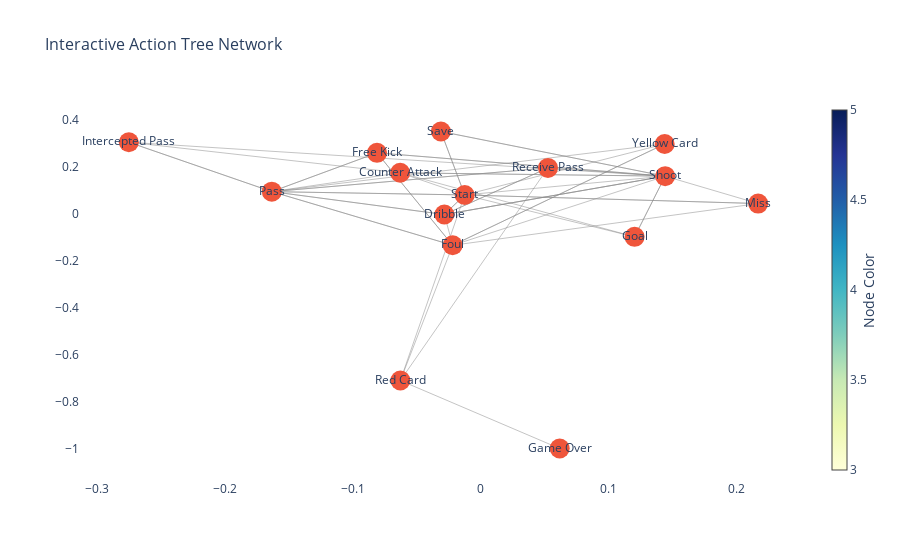

This figure's notebook cell:
### Code cell
# Define Action Classes
class Action:
    def __init__(self, action, description):
        self.action = action
        self.description = description
        self.next_actions = []

    def add_next_action(self, next_action):
        self.next_actions.append(next_action)

    def __str__(self):
        return f"{self.action}: {self.description}"


class Shot:
    class OnTarget:
        def __init__(self):
            self.goal = Action(
                "Goal scored", "A goal is scored, either by a foot or head or set-piece."
            )
            self.save = Action(
                "Goalkeeper save", "The goalkeeper saves the shot, resulting in a new action."
            )

        def add_goal_actions(self):
            self.goal.add_next_action("kickoff")
            self.goal.add_next_action("opposition_possession")
        
        def add_save_actions(self):
            self.save.add_next_action("out_of_bounds")
            self.save.add_next_action("free_kick")
            self.save.add_next_action("goal_kick")
            self.save.add_next_action("opposition_possession")

    class OffTarget:
        def __init__(self):
            self.out = Action("Ball goes out of bounds", "Ball crosses sideline or goal line.")
            self.blocked = Action("Ball blocked", "The ball is blocked but play continues.")
            self.woodwork = Action("Hits the woodwork", "Ball hits the post or crossbar.")

        def add_out_actions(self):
            self.out.add_next_action("out_of_bounds")

        def add_blocked_actions(self):
            self.blocked.add_next_action("play_continues")
            self.blocked.add_next_action("free_kick")

        def add_woodwork_actions(self):
            self.woodwork.add_next_action("goal_kick")
            self.woodwork.add_next_action("play_continues")


class Pass:
    class Success:
        def __init__(self):
            self.live_ball = Action("Pass completed", "Ball remains in play after successful pass.")
            self.dead_ball = Action("Pass out of play", "The pass goes out of bounds.")

        def add_live_ball_actions(self):
            self.live_ball.add_next_action("play_continues")
            self.live_ball.add_next_action("possession_change")
            self.live_ball.add_next_action("shot")
            self.live_ball.add_next_action("goal")

        def add_dead_ball_actions(self):
            self.dead_ball.add_next_action("set_piece")

    class Fail:
        def __init__(self):
            self.handball = Action("Handball foul", "Player commits a handball, free kick awarded.")
            self.miss = Action("Pass missed", "Pass goes out of bounds.")

        def add_handball_actions(self):
            self.handball.add_next_action("free_kick")
            self.handball.add_next_action("opposition_possession")

        def add_miss_actions(self):
            self.miss.add_next_action("out_of_bounds")


class Out:
    def __init__(self):
        self.throw = Action("Throw-in awarded", "Ball crosses sideline, throw-in awarded to the other team.")
        self.goal_kick = Action("Goal kick awarded", "The ball crosses the goal line without a goal.")
        self.dead_ball_out = Action("Out of bounds", "The ball is out of bounds and a restart is needed.")

    def add_throw_actions(self):
        self.throw.add_next_action("opposition_throw_in")
        self.throw.add_next_action("possession_change")

    def add_goal_kick_actions(self):
        self.goal_kick.add_next_action("opposition_goal_kick")
        self.goal_kick.add_next_action("possession_change")

    def add_dead_ball_out_actions(self):
        self.dead_ball_out.add_next_action("set_piece")


# Example of creating a shot action and handling its outcomes
shot_on_target = Shot.OnTarget()
shot_on_target.add_goal_actions()
shot_on_target.add_save_actions()

# Example of creating a pass action and handling its outcomes
pass_success = Pass.Success()
pass_success.add_live_ball_actions()
pass_success.add_dead_ball_actions()

# Example of creating an out action and handling its outcomes
out_action = Out()
out_action.add_throw_actions()
out_action.add_goal_kick_actions()
out_action.add_dead_ball_out_actions()

# Display results for each action (for debugging or testing)
print(shot_on_target.goal.action, shot_on_target.goal.next_actions)
print(shot_on_target.save.action, shot_on_target.save.next_actions)
print(pass_success.live_ball.action, pass_success.live_ball.next_actions)
print(pass_success.dead_ball.action, pass_success.dead_ball.next_actions)
print(out_action.throw.action, out_action.throw.next_actions)
print(out_action.goal_kick.action, out_action.goal_kick.next_actions)

### Figure 1 — Plotly figure (JSON) as saved in the notebook; plotly's stock layout.template omitted (floating-point values rounded to 4 significant figures)
{"data": [{"hoverinfo": "none", "line": {"color": "#888", "width": 0.5}, "mode": "lines", "type": "scatter", "x": [-0.01253, -0.0284, -0.01253, -0.1631, -0.01253, 0.144, -0.0284, -0.1631, -0.0284, 0.144, -0.0284, -0.02191, -0.1631, 0.0525, -0.1631, -0.2748, -0.1631, -0.02191, 0.144, 0.1201, 0.144, -0.03108, 0.144, 0.2166, -0.02191, -0.081, -0.02191, 0.1436, -0.02191, -0.06274, 0.0525, -0.0284, 0.0525, 0.144, -0.2748, -0.06291, 0.1201, -0.01253, -0.03108, -0.01253, 0.2166, -0.01253, -0.06291, 0.144, -0.06291, -0.1631, -0.081, 0.144, -0.081, -0.1631, 0.1436, -0.01253, -0.06274, 0.06164], "y": [0.07917, -0.004056, 0.07917, 0.09329, 0.07917, 0.1591, -0.004056, 0.09329, -0.004056, 0.1591, -0.004056, -0.1351, 0.09329, 0.1942, 0.09329, 0.3035, 0.09329, -0.1351, 0.1591, -0.09916, 0.1591, 0.3492, 0.1591, 0.04251, -0.1351, 0.2583, -0.1351, 0.2961, -0.1351, -0.7106, 0.1942, -0.004056, 0.1942, 0.1591, 0.3035, 0.1735, -0.09916, 0.07917, 0.3492, 0.07917, 0.04251, 0.07917, 0.1735, 0.1591, 0.1735, 0.09329, 0.2583, 0.1591, 0.2583, 0.09329, 0.2961, 0.07917, -0.7106, -1]}, {"hoverinfo": "text", "marker": {"colorbar": {"thickness": 15, "title": {"side": "right", "text": "Node Color"}, "xanchor": "left"}, "colorscale": [[0, "rgb(255,255,217)"], [0.125, "rgb(237,248,177)"], [0.25, "rgb(199,233,180)"], [0.375, "rgb(127,205,187)"], [0.5, "rgb(65,182,196)"], [0.625, "rgb(29,145,192)"], [0.75, "rgb(34,94,168)"], [0.875, "rgb(37,52,148)"], [1, "rgb(8,29,88)"]], "showscale": true, "size": 20}, "mode": "markers+text", "text": ["Start", "Dribble", "Pass", "Shoot", "Foul", "Receive Pass", "Intercepted Pass", "Goal", "Save", "Miss", "Counter Attack", "Free Kick", "Yellow Card", "Red Card", "Game Over"], "type": "scatter", "x": [-0.01253, -0.0284, -0.1631, 0.144, -0.02191, 0.0525, -0.2748, 0.1201, -0.03108, 0.2166, -0.06291, -0.081, 0.1436, -0.06274, 0.06164], "y": [0.07917, -0.004056, 0.09329, 0.1591, -0.1351, 0.1942, 0.3035, -0.09916, 0.3492, 0.04251, 0.1735, 0.2583, 0.2961, -0.7106, -1]}], "layout": {"autosize": true, "hovermode": "closest", "plot_bgcolor": "white", "showlegend": false, "title": {"font": {"size": 16}, "text": "Interactive Action Tree Network"}, "xaxis": {"autorange": true, "range": [-0.3106, 0.2525], "showgrid": false, "type": "linear", "zeroline": false}, "yaxis": {"autorange": true, "range": [-1.212, 0.561], "showgrid": false, "type": "linear", "zeroline": false}}}
